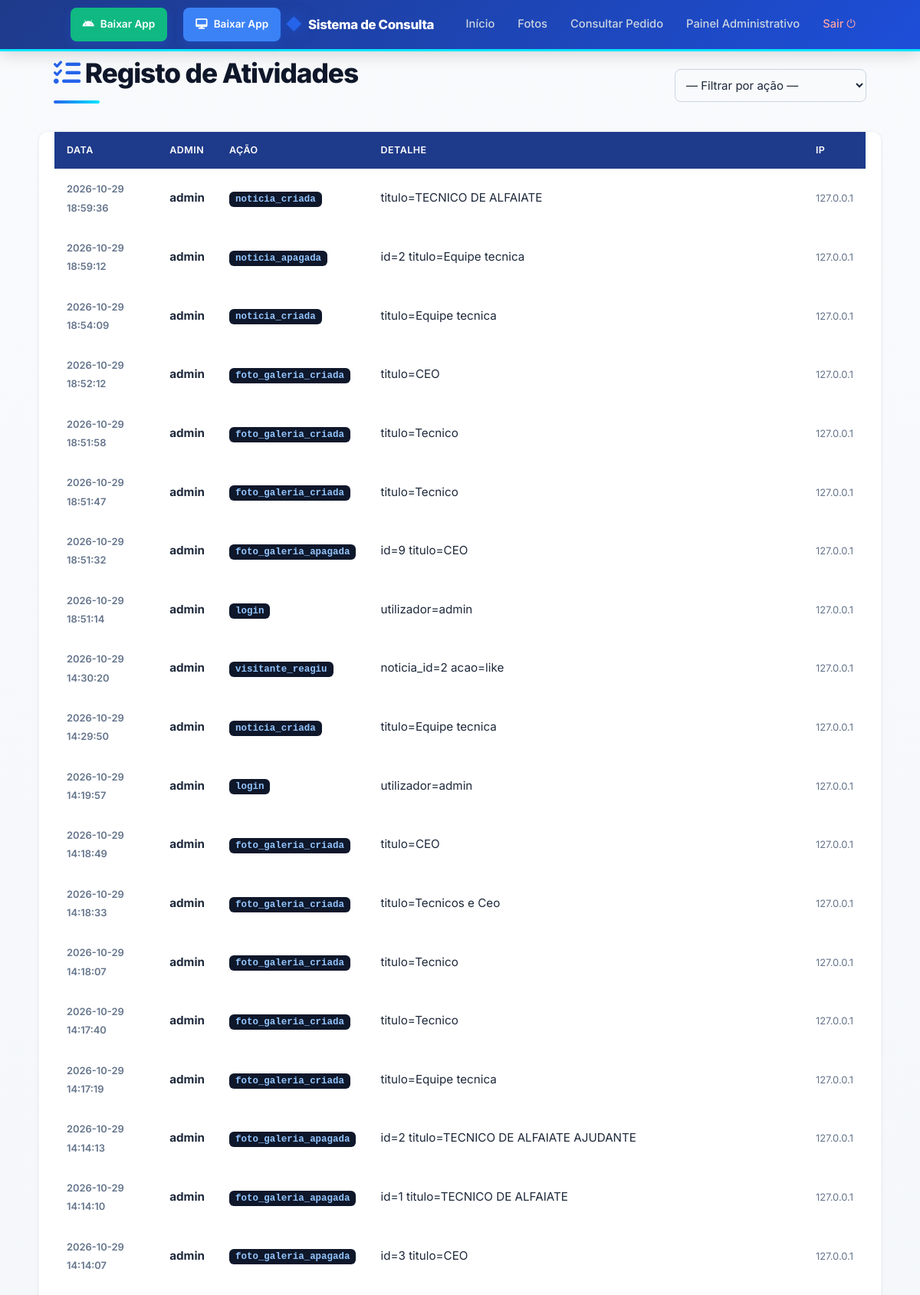
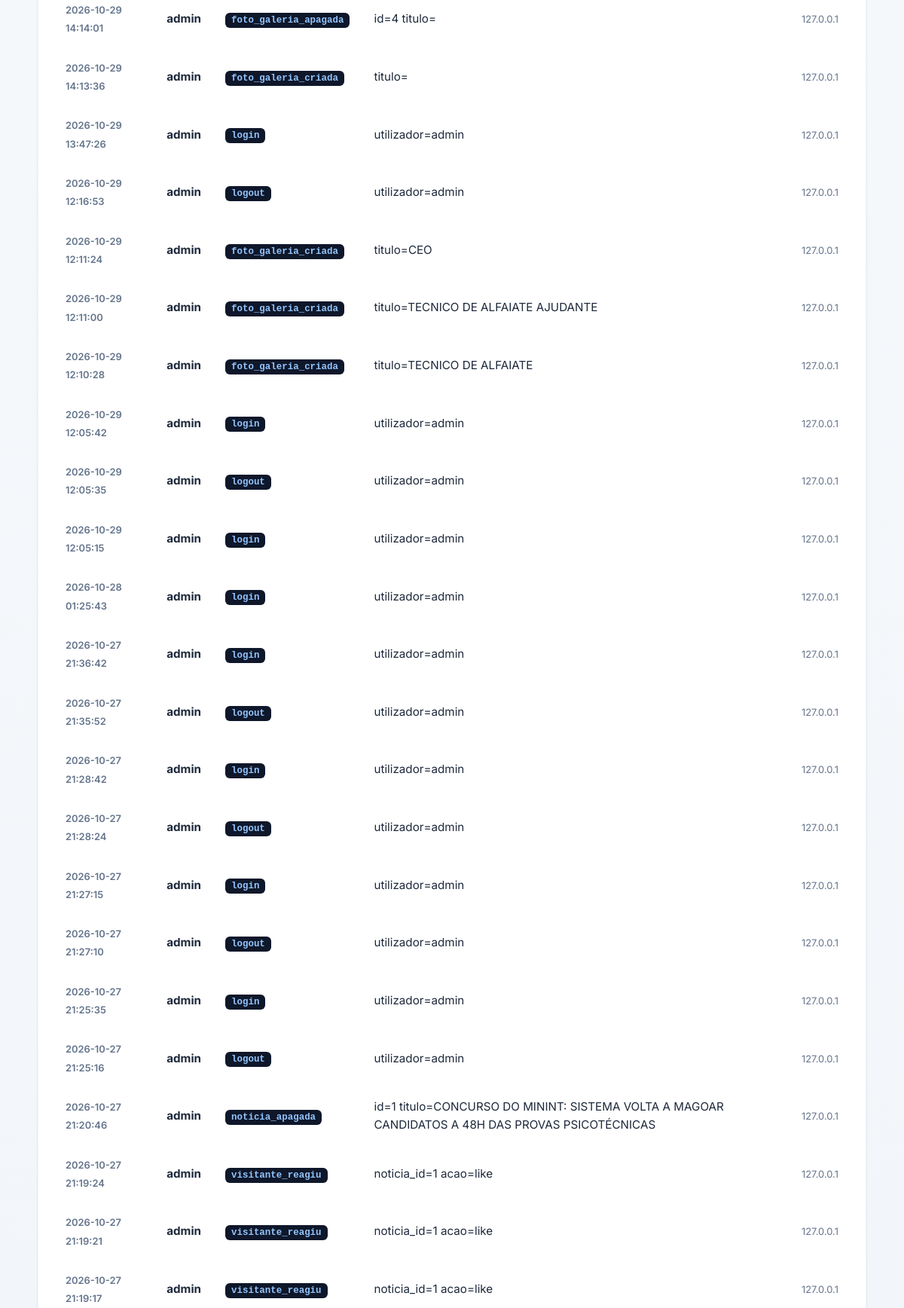
Screenshot of /admin/logs (signed in, upper part) with the database file from the repository (2 pictures, top to bottom).
### tables this page shows
CREATE TABLE logs(
            id INTEGER PRIMARY KEY AUTOINCREMENT,
            data TEXT NOT NULL,
            admin_id INTEGER,
            admin_user TEXT,
            acao TEXT NOT NULL,
            detalhe TEXT,
            ip TEXT
        );

### app.py (the view)
@app.route("/admin/logs")
@login_required
def admin_logs():
    db = get_db()
    filtro = request.args.get("acao", "").strip()
    if filtro:
        logs = db.execute(
            "SELECT * FROM logs WHERE acao=? ORDER BY id DESC LIMIT 500",
            (filtro,)).fetchall()
    else:
        logs = db.execute(
            "SELECT * FROM logs ORDER BY id DESC LIMIT 500").fetchall()
    acoes = [r["acao"] for r in db.execute(
        "SELECT DISTINCT acao FROM logs ORDER BY acao").fetchall()]
    return render_template("admin_logs.html", logs=logs, acoes=acoes, filtro=filtro)

### app.py (called while the page is built)
def get_db():
    if "db" not in g:
        g.db = sqlite3.connect(DB_PATH)
        g.db.row_factory = sqlite3.Row
    return g.db

def login_required(f):
    @wraps(f)
    def wrap(*a, **kw):
        if not session.get("admin_id"):
            return redirect(url_for("login"))
        return f(*a, **kw)
    return wrap

### templates/admin_logs.html (shortened to what this page needs)
{% extends "base.html" %}{% block title %}Registo{% endblock %}
{% block content %}
<div style="display: flex; justify-content: space-between; align-items: center; flex-wrap: wrap; gap: 10px;">
  <h1><i class="fa-solid fa-list-check" style="color: var(--azul);"></i> Registo de Atividades</h1>
  <form method="get" style="margin: 0;">
    <select name="acao" onchange="this.form.submit()" style="width: 250px; padding: 10px; margin: 0;">
      <option value="">— Filtrar por ação —</option>
    </select>
  </form>
</div>
<table>
<thead>
  <tr><th>Data</th><th>Admin</th><th>Ação</th><th>Detalhe</th><th>IP</th></tr>
</thead>
<tbody>
{% for l in logs %}
<tr>
  <td data-label="Data"><small>{{ l.data.replace('T', ' ') }}</small></td>
  <td data-label="Admin"><b>{{ l.admin_user or 'Visitante' }}</b></td>
  <td data-label="Ação"><code>{{ l.acao }}</code></td>
  <td data-label="Detalhe">{{ l.detalhe or '-' }}</td>
  <td data-label="IP"><small>{{ l.ip or '-' }}</small></td>
</tr>
{% else %}
<tr><td colspan="5" style="text-align:center; padding: 30px; color: var(--cinza-500);">Sem registos.</td></tr>
{% endfor %}
</tbody>
</table>
{% endblock %}

### templates/base.html (style rules this page uses)
:root { --azul: #2563eb; --azul-esc: #1d4ed8; --azul-nav: #1e3a8a; --azul-cla: #dbeafe; --ciano: #00E5FF; --ciano-esc: #00B8D4; --preto: #0f172a; --preto-suave:#1e293b; --cinza-900: #1e293b; --cinza-700: #334155; --cinza-500: #64748b; --cinza-300: #cbd5e1; --cinza-100: #f1f5f9; --branco: #ffffff; --sombra-sm: 0 1px 3px rgba(0,0,0,.1); --sombra: 0 4px 12px rgba(0,0,0,.08); --sombra-azul:0 12px 32px rgba(37,99,235,.25); --radius: 12px; --radius-sm: 8px; --transicao: all .2s cubic-bezier(.4,0,.2,1); --safe: env(safe-area-inset-bottom, 0px); }
* { box-sizing:border-box;margin:0;padding:0 }
html { -webkit-text-size-adjust:100%;scroll-behavior:smooth }
body { font-family:'Inter',system-ui,-apple-system,sans-serif; background:linear-gradient(180deg,#f8fafc 0%,#f1f5f9 100%); color:var(--cinza-900); line-height:1.6; min-height:100vh; padding-bottom:calc(60px + var(--safe)); -webkit-font-smoothing:antialiased; }
.container, body > *:not(.navbar):not(.flash):not(.mobile-overlay) { max-width:1100px; margin-left:auto; margin-right:auto; padding-left:20px; padding-right:20px; }
h1 { font-size:2rem; font-weight:800; color:var(--preto); margin-bottom:20px; letter-spacing:-.03em; position:relative; padding-bottom:12px; }
h1::after { content:''; position:absolute; bottom:0; left:0; width:60px; height:4px; background:linear-gradient(90deg,var(--azul),var(--preto)); border-radius:2px; }
input, textarea, select { width: 100%; padding: 14px 15px; margin: 0; font-family: inherit; font-size: 15px; color: var(--cinza-900); background: #f8fafc; border: 1.5px solid var(--cinza-300); border-radius: 8px; transition: var(--transicao); outline: none; }
table { width: 100%; border-collapse: separate; border-spacing: 0; background: var(--branco); border-radius: var(--radius); overflow: hidden; box-shadow: var(--sombra-sm); border: 1px solid var(--cinza-100); margin-top: 16px; }
th, td { padding: 14px 16px; text-align: left; font-size: 0.95rem; vertical-align: middle; }
th { font-weight: 600; text-transform: uppercase; letter-spacing: 0.04em; font-size: 0.78rem; background: var(--azul-nav); color: var(--branco); }
tr:not(:first-child) { border-top: 1px solid var(--cinza-100); transition: var(--transicao); }
tr td:first-child { font-weight: 600; }
code { background:var(--preto); color:#93c5fd; padding:3px 8px; border-radius:6px; font-size:.82em; font-family:'JetBrains Mono','Courier New',monospace; font-weight:600; }
small { color:var(--cinza-500); font-size:.85em }
@media (min-width:1200px) { h1 { font-size:2.2rem } }
h1::after { background: linear-gradient(90deg, var(--azul), var(--ciano)); }

### rows the page displays
logs: data.replace "2026-10-29 18:59:36", admin_user "admin", acao "noticia_criada", detalhe "titulo=TECNICO DE ALFAIATE", ip "127.0.0.1"
logs: data.replace "2026-10-29 18:59:12", admin_user "admin", acao "noticia_apagada", detalhe "id=2 titulo=Equipe tecnica", ip "127.0.0.1"
logs: data.replace "2026-10-29 18:54:09", admin_user "admin", acao "noticia_criada", detalhe "titulo=Equipe tecnica", ip "127.0.0.1"
logs: data.replace "2026-10-29 18:52:12", admin_user "admin", acao "foto_galeria_criada", detalhe "titulo=CEO", ip "127.0.0.1"
logs: data.replace "2026-10-29 18:51:58", admin_user "admin", acao "foto_galeria_criada", detalhe "titulo=Tecnico", ip "127.0.0.1"
logs: data.replace "2026-10-29 18:51:47", admin_user "admin", acao "foto_galeria_criada", detalhe "titulo=Tecnico", ip "127.0.0.1"
logs: data.replace "2026-10-29 18:51:32", admin_user "admin", acao "foto_galeria_apagada", detalhe "id=9 titulo=CEO", ip "127.0.0.1"
logs: data.replace "2026-10-29 18:51:14", admin_user "admin", acao "login", detalhe "utilizador=admin", ip "127.0.0.1"
logs: data.replace "2026-10-29 14:30:20", admin_user "admin", acao "visitante_reagiu", detalhe "noticia_id=2 acao=like", ip "127.0.0.1"
logs: data.replace "2026-10-29 14:29:50", admin_user "admin", acao "noticia_criada", detalhe "titulo=Equipe tecnica", ip "127.0.0.1"
logs: data.replace "2026-10-29 14:19:57", admin_user "admin", acao "login", detalhe "utilizador=admin", ip "127.0.0.1"
logs: data.replace "2026-10-29 14:18:49", admin_user "admin", acao "foto_galeria_criada", detalhe "titulo=CEO", ip "127.0.0.1"
logs: data.replace "2026-10-29 14:18:33", admin_user "admin", acao "foto_galeria_criada", detalhe "titulo=Tecnicos e Ceo", ip "127.0.0.1"
logs: data.replace "2026-10-29 14:18:07", admin_user "admin", acao "foto_galeria_criada", detalhe "titulo=Tecnico", ip "127.0.0.1"
logs: data.replace "2026-10-29 14:17:40", admin_user "admin", acao "foto_galeria_criada", detalhe "titulo=Tecnico", ip "127.0.0.1"
logs: data.replace "2026-10-29 14:17:19", admin_user "admin", acao "foto_galeria_criada", detalhe "titulo=Equipe tecnica", ip "127.0.0.1"
logs: data.replace "2026-10-29 14:14:13", admin_user "admin", acao "foto_galeria_apagada", detalhe "id=2 titulo=TECNICO DE ALFAIATE AJUDANTE", ip "127.0.0.1"
logs: data.replace "2026-10-29 14:14:10", admin_user "admin", acao "foto_galeria_apagada", detalhe "id=1 titulo=TECNICO DE ALFAIATE", ip "127.0.0.1"
logs: data.replace "2026-10-29 14:14:07", admin_user "admin", acao "foto_galeria_apagada", detalhe "id=3 titulo=CEO", ip "127.0.0.1"
logs: data.replace "2026-10-29 14:14:01", admin_user "admin", acao "foto_galeria_apagada", detalhe "id=4 titulo=", ip "127.0.0.1"
logs: data.replace "2026-10-29 14:13:36", admin_user "admin", acao "foto_galeria_criada", detalhe "titulo=", ip "127.0.0.1"
logs: data.replace "2026-10-29 13:47:26", admin_user "admin", acao "login", detalhe "utilizador=admin", ip "127.0.0.1"
logs: data.replace "2026-10-29 12:16:53", admin_user "admin", acao "logout", detalhe "utilizador=admin", ip "127.0.0.1"
logs: data.replace "2026-10-29 12:11:24", admin_user "admin", acao "foto_galeria_criada", detalhe "titulo=CEO", ip "127.0.0.1"
logs: data.replace "2026-10-29 12:11:00", admin_user "admin", acao "foto_galeria_criada", detalhe "titulo=TECNICO DE ALFAIATE AJUDANTE", ip "127.0.0.1"
logs: data.replace "2026-10-29 12:10:28", admin_user "admin", acao "foto_galeria_criada", detalhe "titulo=TECNICO DE ALFAIATE", ip "127.0.0.1"
logs: data.replace "2026-10-29 12:05:42", admin_user "admin", acao "login", detalhe "utilizador=admin", ip "127.0.0.1"
logs: data.replace "2026-10-29 12:05:35", admin_user "admin", acao "logout", detalhe "utilizador=admin", ip "127.0.0.1"
logs: data.replace "2026-10-29 12:05:15", admin_user "admin", acao "login", detalhe "utilizador=admin", ip "127.0.0.1"
logs: data.replace "2026-10-28 01:25:43", admin_user "admin", acao "login", detalhe "utilizador=admin", ip "127.0.0.1"
logs: data.replace "2026-10-27 21:36:42", admin_user "admin", acao "login", detalhe "utilizador=admin", ip "127.0.0.1"
logs: data.replace "2026-10-27 21:35:52", admin_user "admin", acao "logout", detalhe "utilizador=admin", ip "127.0.0.1"
logs: data.replace "2026-10-27 21:28:42", admin_user "admin", acao "login", detalhe "utilizador=admin", ip "127.0.0.1"
logs: data.replace "2026-10-27 21:28:24", admin_user "admin", acao "logout", detalhe "utilizador=admin", ip "127.0.0.1"
logs: data.replace "2026-10-27 21:27:15", admin_user "admin", acao "login", detalhe "utilizador=admin", ip "127.0.0.1"
logs: data.replace "2026-10-27 21:27:10", admin_user "admin", acao "logout", detalhe "utilizador=admin", ip "127.0.0.1"
logs: data.replace "2026-10-27 21:25:35", admin_user "admin", acao "login", detalhe "utilizador=admin", ip "127.0.0.1"
logs: data.replace "2026-10-27 21:25:16", admin_user "admin", acao "logout", detalhe "utilizador=admin", ip "127.0.0.1"
logs: data.replace "2026-10-27 21:20:46", admin_user "admin", acao "noticia_apagada", detalhe "id=1 titulo=CONCURSO DO MININT: SISTEMA VOLTA A MAGOAR CANDIDATOS A 48H DAS PROVAS PSICOTÉCNICAS", ip "127.0.0.1"
logs: data.replace "2026-10-27 21:19:24", admin_user "admin", acao "visitante_reagiu", detalhe "noticia_id=1 acao=like", ip "127.0.0.1"
logs: data.replace "2026-10-27 21:19:21", admin_user "admin", acao "visitante_reagiu", detalhe "noticia_id=1 acao=like", ip "127.0.0.1"
logs: data.replace "2026-10-27 21:19:17", admin_user "admin", acao "visitante_reagiu", detalhe "noticia_id=1 acao=like", ip "127.0.0.1"
